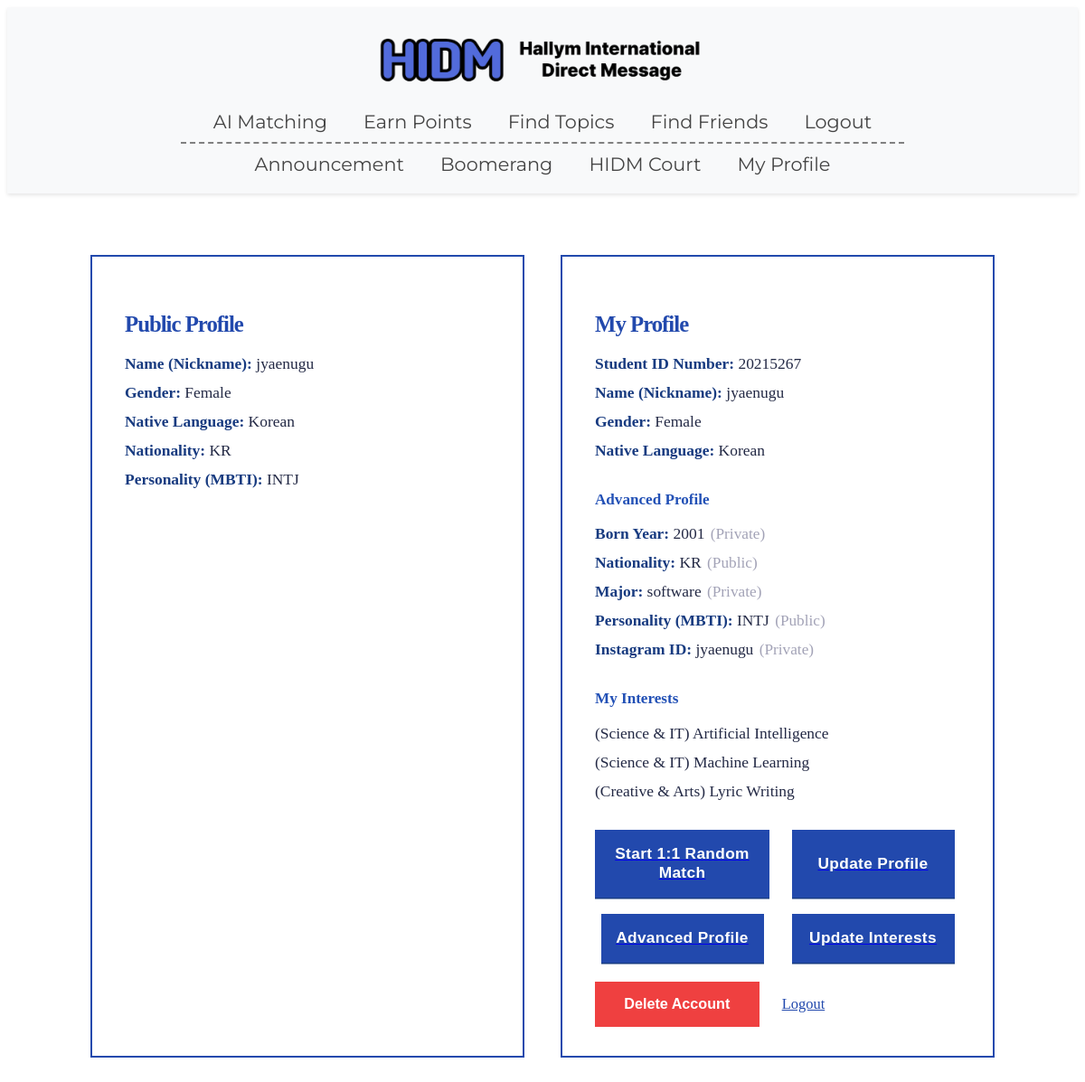
Page /accounts/profile/ (signed in) on the earlier database version.
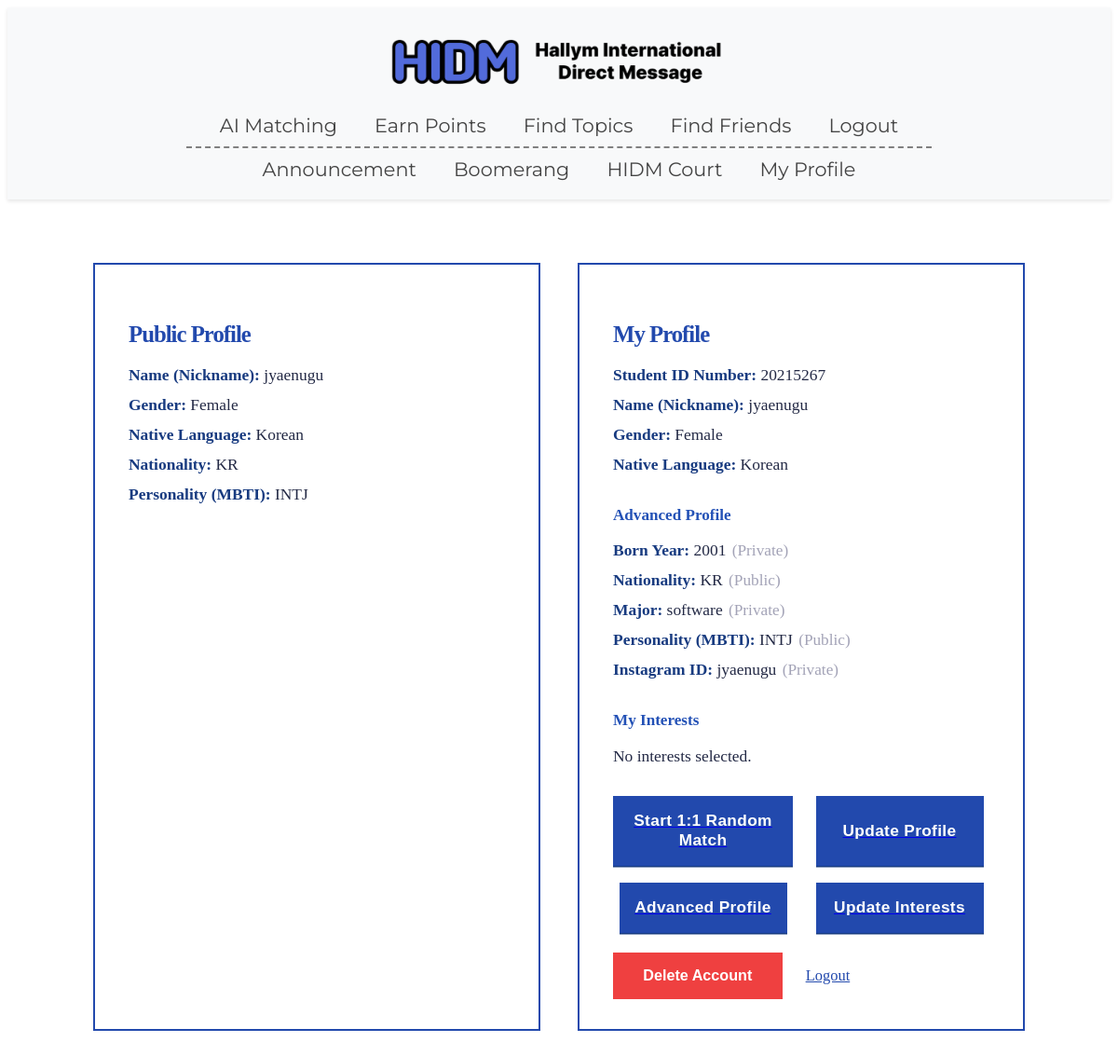
Same page on the later database version.
### accounts/models.py (models this page shows, shortened)
class UserProfile(models.Model):
    user = models.OneToOneField(User, on_delete=models.CASCADE)
    nickname = models.CharField(
        max_length=30,
        blank=False,
        verbose_name='Nickname'
    )
    GENDER_CHOICES = [
        ('M', 'Male'),
        ('F', 'Female'),
    ]
    gender = models.CharField(
        max_length=1,
        choices=GENDER_CHOICES,
        verbose_name='Gender'
    )
    NATIVE_LANGUAGE_CHOICES = [
        ('ab', 'Abkhaz'), ('aa', 'Afar'), ('af', 'Afrikaans'), ('ak', 'Akan'),
        ('sq', 'Albanian'), ('am', 'Amharic'), ('ar', 'Arabic'), ('an', 'Aragonese'),
        ('hy', 'Armenian'), ('as', 'Assamese'), ('av', 'Avaric'), ('ae', 'Avestan'),
        ('ay', 'Aymara'), ('az', 'Azerbaijani'), ('bm', 'Bambara'), ('ba', 'Bashkir'),
        ('eu', 'Basque'), ('be', 'Belarusian'), ('bn', 'Bengali'), ('bh', 'Bihari'),
        ('bi', 'Bislama'), ('bs', 'Bosnian'), ('br', 'Breton'), ('bg', 'Bulgarian'),
        ('my', 'Burmese'), ('ca', 'Catalan; Valencian'), ('ch', 'Chamorro'),
        ('ce', 'Chechen'), ('ny', 'Chichewa; Chewa; Nyanja'), ('zh', 'Chinese'),
        ('cv', 'Chuvash'), ('kw', 'Cornish'), ('co', 'Corsican'), ('cr', 'Cree'),
        ('hr', 'Croatian'), ('cs', 'Czech'), ('da', 'Danish'),
        ('dv', 'Divehi; Dhivehi; Maldivian;'), ('nl', 'Dutch'), ('dz', 'Dzongkha'),
        ('en', 'English'), ('eo', 'Esperanto'), ('et', 'Estonian'), ('ee', 'Ewe'),
        ('fo', 'Faroese'), ('fj', 'Fijian'), ('fi', 'Finnish'), ('fr', 'French'),
        ('ff', 'Fula; Fulah; Pulaar; Pular'), ('gl', 'Galician'), ('ka', 'Georgian'),
        ('de', 'German'), ('el', 'Greek, Modern'), ('gn', 'Guaraní'), ('gu', 'Gujarati'),
        ('ht', 'Haitian; Haitian Creole'), ('ha', 'Hausa'), ('he', 'Hebrew (modern)'),
        ('hz', 'Herero'), ('hi', 'Hindi'), ('ho', 'Hiri Motu'), ('hu', 'Hungarian'),
        ('ia', 'Interlingua'), ('id', 'Indonesian'), ('ie', 'Interlingue'), ('ga', 'Irish'),
        ('ig', 'Igbo'), ('ik', 'Inupiaq'), ('io', 'Ido'), ('is', 'Icelandic'),
        ('it', 'Italian'), ('iu', 'Inuktitut'), ('ja', 'Japanese'), ('jv', 'Javanese'),
        ('kl', 'Kalaallisut, Greenlandic'), ('kn', 'Kannada'), ('kr', 'Kanuri'),
        ('ks', 'Kashmiri'), ('kk', 'Kazakh'), ('km', 'Khmer'), ('ki', 'Kikuyu, Gikuyu'),
        ('rw', 'Kinyarwanda'), ('ky', 'Kirghiz, Kyrgyz'), ('kv', 'Komi'), ('kg', 'Kongo'),
        ('ko', 'Korean'), ('ku', 'Kurdish'), ('kj', 'Kwanyama, Kuanyama'), ('la', 'Latin'),
        ('lb', 'Luxembourgish, Letzeburgesch'), ('lg', 'Luganda'),
        ('li', 'Limburgish, Limburgan, Limburger'), ('ln', 'Lingala'), ('lo', 'Lao'),
        ('lt', 'Lithuanian'), ('lu', 'Luba-Katanga'), ('lv', 'Latvian'), ('gv', 'Manx'),
        ('mk', 'Macedonian'), ('mg', 'Malagasy'), ('ms', 'Malay'), ('ml', 'Malayalam'),
        ('mt', 'Maltese'), ('mi', 'Māori'), ('mr', 'Marathi (Marāṭhī)'),
        ('mh', 'Marshallese'), ('mn', 'Mongolian'), ('na', 'Nauru'), ('nv', 'Navajo, Navaho'),
        ('nb', 'Norwegian Bokmål'), ('nd', 'North Ndebele'), ('ne', 'Nepali'), ('ng', 'Ndonga'),
        ('nn', 'Norwegian Nynorsk'), ('no', 'Norwegian'), ('ii', 'Nuosu'), ('nr', 'South Ndebele'),
        ('oc', 'Occitan'), ('oj', 'Ojibwe, Ojibwa'),
        ('cu', 'Old Church Slavonic, Church Slavonic, Old Bulgarian'), ('om', 'Oromo'),
        ('or', 'Oriya'), ('os', 'Ossetian, Ossetic'), ('pa', 'Panjabi, Punjabi'),
        ('pi', 'Pāli'), ('fa', 'Persian'), ('pl', 'Polish'), ('ps', 'Pashto, Pushto'),
        ('pt', 'Portuguese'), ('qu', 'Quechua'), ('rm', 'Romansh'), ('rn', 'Kirundi'),
        ('ro', 'Romanian, Moldavian, Moldovan'), ('ru', 'Russian'),
        ('sa', 'Sanskrit (Saṁskṛta)'), ('sc', 'Sardinian'), ('sd', 'Sindhi'),
        ('se', 'Northern Sami'), ('sm', 'Samoan'), ('sg', 'Sango'), ('sr', 'Serbian'),
        ('gd', 'Scottish Gaelic; Gaelic'), ('sn', 'Shona'), ('si', 'Sinhala, Sinhalese'),
        ('sk', 'Slovak'), ('sl', 'Slovene'), ('so', 'Somali'), ('st', 'Southern Sotho'),
        ('es', 'Spanish; Castilian'), ('su', 'Sundanese'), ('sw', 'Swahili'), ('ss', 'Swati'),
        ('sv', 'Swedish'), ('ta', 'Tamil'), ('te', 'Telugu'), ('tg', 'Tajik'), ('th', 'Thai'),
        ('ti', 'Tigrinya'), ('bo', 'Tibetan Standard, Tibetan, Central'), ('tk', 'Turkmen'),
        ('tl', 'Tagalog'), ('tn', 'Tswana'), ('to', 'Tonga (Tonga Islands)'),
        ('tr', 'Turkish'), ('ts', 'Tsonga'), ('tt', 'Tatar'), ('tw', 'Twi'), ('ty', 'Tahitian'),
        ('ug', 'Uighur, Uyghur'), ('uk', 'Ukrainian'), ('ur', 'Urdu'), ('uz', 'Uzbek'),
        ('ve', 'Venda'), ('vi', 'Vietnamese'), ('vo', 'Volapük'), ('wa', 'Walloon'),
        ('cy', 'Welsh'), ('wo', 'Wolof'), ('fy', 'Western Frisian'), ('xh', 'Xhosa'),
        ('yi', 'Yiddish'), ('yo', 'Yoruba'), ('za', 'Zhuang, Chuang'), ('zu', 'Zulu'),
    ]
    native_language = models.CharField(
        max_length=20,
        choices=NATIVE_LANGUAGE_CHOICES,
        verbose_name='Native Language'
    )
    NATIONALITY_CHOICES = [
    ('AF', 'Afghanistan'), ('AL', 'Albania'), ('DZ', 'Algeria'), ('AS', 'American Samoa'),
    ('AD', 'Andorra'), ('AO', 'Angola'), ('AR', 'Argentina'), ('AM', 'Armenia'),
    ('AU', 'Australia'), ('AT', 'Austria'), ('AZ', 'Azerbaijan'), ('BS', 'Bahamas'),
    ('BH', 'Bahrain'), ('BD', 'Bangladesh'), ('BY', 'Belarus'), ('BE', 'Belgium'),
    ('BZ', 'Belize'), ('BJ', 'Benin'), ('BT', 'Bhutan'), ('BO', 'Bolivia'),
    ('BA', 'Bosnia and Herzegovina'), ('BW', 'Botswana'), ('BR', 'Brazil'),
    ('BN', 'Brunei'), ('BG', 'Bulgaria'), ('BF', 'Burkina Faso'), ('BI', 'Burundi'),
    ('KH', 'Cambodia'), ('CM', 'Cameroon'), ('CA', 'Canada'), ('CV', 'Cape Verde'),
    ('CF', 'Central African Republic'), ('TD', 'Chad'), ('CL', 'Chile'), ('CN', 'China'),
    ('CO', 'Colombia'), ('KM', 'Comoros'), ('CG', 'Congo'), ('CD', 'Congo (DRC)'),
    ('CR', 'Costa Rica'), ('HR', 'Croatia'), ('CU', 'Cuba'), ('CY', 'Cyprus'),
    ('CZ', 'Czech Republic'), ('DK', 'Denmark'), ('DJ', 'Djibouti'), ('DM', 'Dominica'),
    ('DO', 'Dominican Republic'), ('EC', 'Ecuador'), ('EG', 'Egypt'), ('SV', 'El Salvador'),
    ('GQ', 'Equatorial Guinea'), ('ER', 'Eritrea'), ('EE', 'Estonia'), ('ET', 'Ethiopia'),
    ('FJ', 'Fiji'), ('FI', 'Finland'), ('FR', 'France'), ('GA', 'Gabon'),
    ('GM', 'Gambia'), ('GE', 'Georgia'), ('DE', 'Germany'), ('GH', 'Ghana'),
    ('GR', 'Greece'), ('GD', 'Grenada'), ('GT', 'Guatemala'), ('GN', 'Guinea'),
    ('GW', 'Guinea-Bissau'), ('GY', 'Guyana'), ('HT', 'Haiti'), ('HN', 'Honduras'),
    ('HU', 'Hungary'), ('IS', 'Iceland'), ('IN', 'India'), ('ID', 'Indonesia'),
    ('IR', 'Iran'), ('IQ', 'Iraq'), ('IE', 'Ireland'), ('IL', 'Israel'), ('IT', 'Italy'),
    ('JM', 'Jamaica'), ('JP', 'Japan'), ('JO', 'Jordan'), ('KZ', 'Kazakhstan'),
    ('KE', 'Kenya'), ('KI', 'Kiribati'), ('KP', 'North Korea'), ('KR', 'South Korea'),
    ('KW', 'Kuwait'), ('KG', 'Kyrgyzstan'), ('LA', 'Laos'), ('LV', 'Latvia'),
    ('LB', 'Lebanon'), ('LS', 'Lesotho'), ('LR', 'Liberia'), ('LY', 'Libya'),
    ('LI', 'Liechtenstein'), ('LT', 'Lithuania'), ('LU', 'Luxembourg'), ('MG', 'Madagascar'),
    ('MW', 'Malawi'), ('MY', 'Malaysia'), ('MV', 'Maldives'), ('ML', 'Mali'),
    ('MT', 'Malta'), ('MH', 'Marshall Islands'), ('MR', 'Mauritania'), ('MU', 'Mauritius'),
    ('MX', 'Mexico'), ('FM', 'Micronesia'), ('MD', 'Moldova'), ('MC', 'Monaco'),
    ('MN', 'Mongolia'), ('ME', 'Montenegro'), ('MA', 'Morocco'), ('MZ', 'Mozambique'),
    ('MM', 'Myanmar'), ('NA', 'Namibia'), ('NR', 'Nauru'), ('NP', 'Nepal'), ('NL', 'Netherlands'),
    ('NZ', 'New Zealand'), ('NI', 'Nicaragua'), ('NE', 'Niger'), ('NG', 'Nigeria'),
    ('NO', 'Norway'), ('OM', 'Oman'), ('PK', 'Pakistan'), ('PW', 'Palau'), ('PS', 'Palestine'),
    ('PA', 'Panama'), ('PG', 'Papua New Guinea'), ('PY', 'Paraguay'), ('PE', 'Peru'),
    ('PH', 'Philippines'), ('PL', 'Poland'), ('PT', 'Portugal'), ('QA', 'Qatar'),
    ('RO', 'Romania'), ('RU', 'Russia'), ('RW', 'Rwanda'), ('KN', 'Saint Kitts and Nevis'),
    ('LC', 'Saint Lucia'), ('VC', 'Saint Vincent and the Grenadines'), ('WS', 'Samoa'),
    ('SM', 'San Marino'), ('ST', 'Sao Tome and Principe'), ('SA', 'Saudi Arabia'),
    ('SN', 'Senegal'), ('RS', 'Serbia'), ('SC', 'Seychelles'), ('SL', 'Sierra Leone'),
    ('SG', 'Singapore'), ('SK', 'Slovakia'), ('SI', 'Slovenia'), ('SB', 'Solomon Islands'),
    ('SO', 'Somalia'), ('ZA', 'South Africa'), ('ES', 'Spain'), ('LK', 'Sri Lanka'),
    ('SD', 'Sudan'), ('SR', 'Suriname'), ('SZ', 'Swaziland'), ('SE', 'Sweden'),
    ('CH', 'Switzerland'), ('SY', 'Syria'), ('TW', 'Taiwan'), ('TJ', 'Tajikistan'),
    ('TZ', 'Tanzania'), ('TH', 'Thailand'), ('TL', 'Timor-Leste'), ('TG', 'Togo'),
    ('TO', 'Tonga'), ('TT', 'Trinidad and Tobago'), ('TN', 'Tunisia'), ('TR', 'Turkey'),
    ('TM', 'Turkmenistan'), ('TV', 'Tuvalu'), ('UG', 'Uganda'), ('UA', 'Ukraine'),
    ('AE', 'United Arab Emirates'), ('GB', 'United Kingdom'), ('US', 'United States'),
    ('UY', 'Uruguay'), ('UZ', 'Uzbekistan'), ('VU', 'Vanuatu'), ('VE', 'Venezuela'),
    ('VN', 'Vietnam'), ('YE', 'Yemen'), ('ZM', 'Zambia'), ('ZW', 'Zimbabwe'),
    ]
    nationality = models.CharField(
        max_length=50,
        choices=NATIONALITY_CHOICES,
        blank=True,
        verbose_name='Nationality'
    )
    born_year = models.PositiveIntegerField(
        null=True, blank=True,
        verbose_name='Born Year'
    )
    show_born_year = models.BooleanField(
        default=False,
        verbose_name='Show Born Year'
    )
    nationality = models.CharField(
        max_length=50,
        blank=True,
        verbose_name='Nationality'
    )
    show_nationality = models.BooleanField(
        default=False,
        verbose_name='Show Nationality'
    )
    major = models.CharField(
        max_length=100,
        blank=True,
        verbose_name='Major'
    )
    show_major = models.BooleanField(
        default=False,
        verbose_name='Show Major'
    )
    instagram_id = models.CharField(
        max_length=100,
        blank=True,
        verbose_name='Instagram ID'
    )
    show_instagram = models.BooleanField(
        default=False,
        verbose_name='Show Instagram ID'
    )
    MBTI_CHOICES = [
        ('INTJ','INTJ'),('INTP','INTP'),('ENTJ','ENTJ'),('ENTP','ENTP'),
        ('INFJ','INFJ'),('INFP','INFP'),('ENFJ','ENFJ'),('ENFP','ENFP'),
        ('ISTJ','ISTJ'),('ISFJ','ISFJ'),('ESTJ','ESTJ'),('ESFJ','ESFJ'),
        ('ISTP','ISTP'),('ISFP','ISFP'),('ESTP','ESTP'),('ESFP','ESFP'),
    ]
    personality = models.CharField(
        max_length=4,
        choices=MBTI_CHOICES,
        blank=True,
        verbose_name='Personality'
    )
    show_personality = models.BooleanField(
        default=False,
        verbose_name='Show Personality'
    )
    bio = models.CharField(
        max_length=200,
        blank=True,
        verbose_name='Bio'
    )
    show_bio = models.BooleanField(
        default=False,
        verbose_name='Show Bio'
    )
    interests = models.ManyToManyField(
        Interest,
        blank=True,
        related_name='profiles',
        verbose_name='User-selected Interests'
    )
    selected_topics = models.ManyToManyField(
        Topic,
        blank=True,
        related_name='selected_by',
        verbose_name='User-selected Topics'
    )

class Interest(models.Model):
    CATEGORY_CHOICES = [
        ('Hobbies', 'Hobbies & Leisure'),
        ('Travel', 'Travel & Adventure'),
        ('Food', 'Food & Drink'),
        ('Music', 'Music'),
        ('Sports', 'Sports'),
        ('Entertainment', 'Entertainment & Media'),
        ('Beauty', 'Beauty & Fashion'),
        ('Science', 'Science & IT'),
        ('Social', 'Social & Community'),
        ('Creative', 'Creative & Arts'),
        ('Pets', 'Pets & Animals'),
        ('Language', 'Languages'),
        ('Auto', 'Automotive & Motorsports'),
        ('Culture', 'Arts & Culture'),
    ]
    category = models.CharField(
        max_length=20,
        choices=CATEGORY_CHOICES,
        verbose_name='Interest Category'
    )
    name = models.CharField(
        max_length=100,
        verbose_name='Interest Name'
    )
    class Meta:
        verbose_name = 'Interest'
        verbose_name_plural = 'Interests'

### accounts/views.py (the view)
# urls.py: path('profile/', views.profile_view, name='profile'),  # 프로필 페이지 추가
@login_required
def profile_view(request):
    profiles = UserProfile.objects.all()
    sessions = Session.objects.filter(expire_date__gte=timezone.now())
    user_id_list = []
    for session in sessions:
        data = session.get_decoded()
        uid = data.get('_auth_user_id')
        if uid:
            user_id_list.append(int(uid))
    active_user_ids = set(user_id_list)
    context = {
        'profiles': profiles,
        'active_user_ids': active_user_ids,
        'profile': getattr(request.user, 'userprofile', None),
    }
    return render(request, 'profile.html', context)

### accounts/templates/profile.html (shortened to what this page needs)
{% extends "base.html" %}
{% load static %}
{% block content %}
<link rel="stylesheet" href="{% static 'css/profile.css' %}?v=plain">
<div class="profile-2col-wrap">
  <section class="profile-card public-profile-card">
    <h2 class="profile-title">Public Profile</h2>
    <ul class="profile-info-list">
      <li><b>Name (Nickname):</b> {{ profile.nickname }}</li>
      <li><b>Gender:</b> {{ profile.get_gender_display }}</li>
      <li><b>Native Language:</b> {{ profile.get_native_language_display }}</li>
      {% if profile.show_nationality %}
        <li><b>Nationality:</b> {{ profile.nationality }}</li>
      {% endif %}
      {% if profile.show_personality %}
        <li><b>Personality (MBTI):</b> {{ profile.personality }}</li>
      {% endif %}
    </ul>
  </section>
  <section class="profile-card my-profile-card">
    <h2 class="profile-title">My Profile</h2>
    <ul class="profile-info-list">
      <li><b>Student ID Number:</b> {{ user.username }}</li>
      <li><b>Name (Nickname):</b> {{ profile.nickname }}</li>
      <li><b>Gender:</b> {{ profile.get_gender_display }}</li>
      <li><b>Native Language:</b> {{ profile.get_native_language_display }}</li>
    </ul>
    <h3 class="profile-section-title">Advanced Profile</h3>
    <ul class="profile-info-list">
      {% if profile.born_year %}
        <li>
          <b>Born Year:</b> {{ profile.born_year }}
          <span class="profile-privacy">({{ profile.show_born_year|yesno:"Public,Private" }})</span>
        </li>
      {% endif %}
      {% if profile.nationality %}
        <li>
          <b>Nationality:</b> {{ profile.nationality }}
          <span class="profile-privacy">({{ profile.show_nationality|yesno:"Public,Private" }})</span>
        </li>
      {% endif %}
      {% if profile.major %}
        <li>
          <b>Major:</b> {{ profile.major }}
          <span class="profile-privacy">({{ profile.show_major|yesno:"Public,Private" }})</span>
        </li>
      {% endif %}
      {% if profile.personality %}
        <li>
          <b>Personality (MBTI):</b> {{ profile.personality }}
          <span class="profile-privacy">({{ profile.show_personality|yesno:"Public,Private" }})</span>
        </li>
      {% endif %}
      {% if profile.instagram_id %}
        <li>
          <b>Instagram ID:</b> {{ profile.instagram_id }}
          <span class="profile-privacy">({{ profile.show_instagram|yesno:"Public,Private" }})</span>
        </li>
      {% endif %}
    </ul>
    <h3 class="profile-section-title">My Interests</h3>
    <ul class="profile-info-list">
      {% for interest in profile.interests.all %}
        <li>({{ interest.category }}) {{ interest.name }}</li>
      {% empty %}
        <li>No interests selected.</li>
      {% endfor %}
    </ul>
    <div class="profile-btn-row">
      <a href="{% url 'waiting' %}">
        <button class="profile-btn">Start 1:1 Random Match</button>
      </a>
      <a href="{% url 'profile_update' %}">
        <button class="profile-btn">Update Profile</button>
      </a>
      <a href="{% url 'profile_advanced' %}">
        <button class="profile-btn">Advanced Profile</button>
      </a>
      <a href="{% url 'update_interests' %}">
        <button class="profile-btn">Update Interests</button>
      </a>
    </div>
    <div class="profile-delete-row">
      <form method="POST" action="{% url 'delete_account' %}"
            onsubmit="return confirm('Are you sure you want to delete your account?');">
        <button type="submit" class="profile-delete-btn">Delete Account</button>
      </form>
      <a href="{% url 'logout' %}" class="profile-logout-link">Logout</a>
    </div>
  </section>
</div>
{% endblock %}

Differences in the rows shown:
removed Interest: category "Science & IT", name "Artificial Intelligence"
removed Interest: category "Science & IT", name "Machine Learning"
removed Interest: category "Creative & Arts", name "Lyric Writing"
Other differences:
text now shown: "No interests selected."
